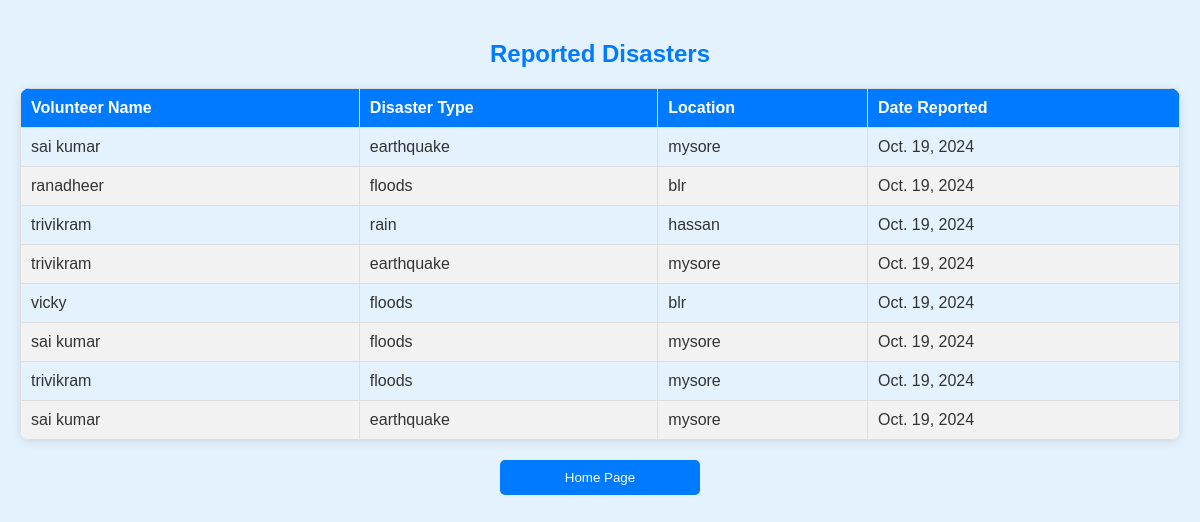
/disasters/, run on the app's committed database.
### disaster/models.py (models this page shows, shortened)
class Disaster(models.Model):
    disaster_type = models.CharField(max_length=100)
    location = models.CharField(max_length=100)
    date_reported = models.DateField(auto_now_add=True)
    volunteer_name = models.CharField(max_length=100)

### disaster/views.py (the view)
# urls.py: path('disasters/', disaster_list, name='disaster_list'),
def disaster_list(request):
    disasters = Disaster.objects.all()
    return render(request, 'disaster/disaster_list.html', {'disasters': disasters})

### disaster/templates/disaster/disaster_list.html (shortened to what this page needs)
<!DOCTYPE html>
<html lang="en">
<head>
</head>
<body>
    <h2>Reported Disasters</h2>
    <table>
        <thead>
            <tr>
                <th>Volunteer Name</th>
                <th>Disaster Type</th>
                <th>Location</th>
                <th>Date Reported</th>
            </tr>
        </thead>
        <tbody>
            {% for disaster in disasters %}
            <tr>
                <td>{{ disaster.volunteer_name }}</td>
                <td>{{ disaster.disaster_type }}</td>
                <td>{{ disaster.location }}</td>
                <td>{{ disaster.date_reported }}</td>
            </tr>
            {% endfor %}
        </tbody>
    </table>
    <button><a href="{% url 'home' %}">Home Page</a></button>
</body>
</html>

### disaster/templates/disaster/disaster_list.html (style rules this page uses)
body { font-family: 'Arial', sans-serif; background-color: #e3f2fd; margin: 0; padding: 20px; color: #333; animation: fadeIn 1s ease; }
h2 { color: #007bff; text-align: center; margin-bottom: 20px; animation: slideIn 0.5s ease; }
table { width: 100%; border-collapse: collapse; margin: 20px 0; box-shadow: 0 2px 10px rgba(0, 0, 0, 0.1); border-radius: 10px; overflow: hidden; }
th, td { padding: 10px; border: 1px solid #ddd; text-align: left; }
th { background-color: #007bff; color: white; font-weight: bold; }
tr:nth-child(even) { background-color: #f2f2f2; }
button { padding: 10px 15px; background-color: #007bff; color: white; border: none; border-radius: 5px; cursor: pointer; margin: 20px auto; display: block; width: 100%; max-width: 200px; transition: background-color 0.3s; }
a { text-decoration: none; color: white; }

### data on the page
Disaster: volunteer_name "sai kumar", disaster_type "earthquake", location "mysore", date_reported "Oct. 19, 2024"
Disaster: volunteer_name "ranadheer", disaster_type "floods", location "blr", date_reported "Oct. 19, 2024"
Disaster: volunteer_name "trivikram", disaster_type "rain", location "hassan", date_reported "Oct. 19, 2024"
Disaster: volunteer_name "trivikram", disaster_type "earthquake", location "mysore", date_reported "Oct. 19, 2024"
Disaster: volunteer_name "vicky", disaster_type "floods", location "blr", date_reported "Oct. 19, 2024"
Disaster: volunteer_name "sai kumar", disaster_type "floods", location "mysore", date_reported "Oct. 19, 2024"
Disaster: volunteer_name "trivikram", disaster_type "floods", location "mysore", date_reported "Oct. 19, 2024"
Disaster: volunteer_name "sai kumar", disaster_type "earthquake", location "mysore", date_reported "Oct. 19, 2024"
